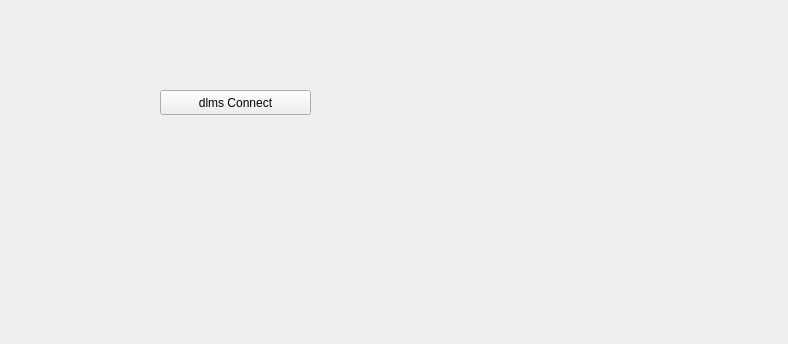
<?xml version="1.0" encoding="UTF-8"?>
<ui version="4.0">
 <class>mainPage</class>
 <widget class="QWidget" name="mainPage">
  <property name="geometry">
   <rect>
    <x>0</x>
    <y>0</y>
    <width>788</width>
    <height>344</height>
   </rect>
  </property>
  <property name="windowTitle">
   <string>Form</string>
  </property>
  <widget class="QPushButton" name="dlmsConnect">
   <property name="geometry">
    <rect>
     <x>160</x>
     <y>90</y>
     <width>151</width>
     <height>25</height>
    </rect>
   </property>
   <property name="text">
    <string>dlms Connect</string>
   </property>
  </widget>
 </widget>
 <resources/>
 <connections/>
</ui>
